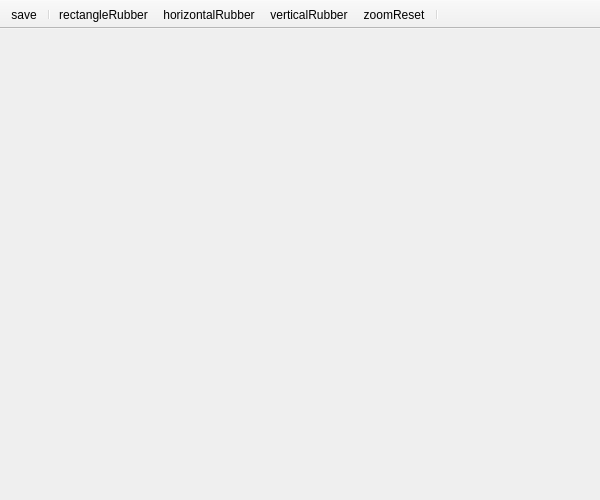
<?xml version="1.0" encoding="UTF-8"?>
<ui version="4.0">
 <class>PlotWindow</class>
 <widget class="QMainWindow" name="PlotWindow">
  <property name="geometry">
   <rect>
    <x>0</x>
    <y>0</y>
    <width>600</width>
    <height>500</height>
   </rect>
  </property>
  <property name="windowTitle">
   <string>Plot</string>
  </property>
  <widget class="QWidget" name="centralwidget">
   <layout class="QGridLayout" name="gridLayout">
    <property name="leftMargin">
     <number>0</number>
    </property>
    <property name="topMargin">
     <number>0</number>
    </property>
    <property name="rightMargin">
     <number>0</number>
    </property>
    <property name="bottomMargin">
     <number>0</number>
    </property>
    <property name="spacing">
     <number>0</number>
    </property>
   </layout>
  </widget>
  <widget class="QToolBar" name="toolBar">
   <property name="windowTitle">
    <string>toolBar</string>
   </property>
   <property name="movable">
    <bool>false</bool>
   </property>
   <property name="iconSize">
    <size>
     <width>18</width>
     <height>18</height>
    </size>
   </property>
   <attribute name="toolBarArea">
    <enum>TopToolBarArea</enum>
   </attribute>
   <attribute name="toolBarBreak">
    <bool>false</bool>
   </attribute>
   <addaction name="saveAction"/>
   <addaction name="separator"/>
   <addaction name="rectangleRubberAction"/>
   <addaction name="horizontalRubberAction"/>
   <addaction name="verticalRubberAction"/>
   <addaction name="zoomResetAction"/>
   <addaction name="separator"/>
  </widget>
  <action name="saveAction">
   <property name="icon">
    <iconset resource="../assets/assets.qrc">
     <normaloff>:/assets/icons/save.svg</normaloff>:/assets/icons/save.svg</iconset>
   </property>
   <property name="text">
    <string>save</string>
   </property>
  </action>
  <action name="rectangleRubberAction">
   <property name="checkable">
    <bool>true</bool>
   </property>
   <property name="icon">
    <iconset resource="../assets/assets.qrc">
     <normaloff>:/assets/icons/arrows.svg</normaloff>:/assets/icons/arrows.svg</iconset>
   </property>
   <property name="text">
    <string>rectangleRubber</string>
   </property>
  </action>
  <action name="verticalRubberAction">
   <property name="checkable">
    <bool>true</bool>
   </property>
   <property name="icon">
    <iconset resource="../assets/assets.qrc">
     <normaloff>:/assets/icons/arrows-v.svg</normaloff>:/assets/icons/arrows-v.svg</iconset>
   </property>
   <property name="text">
    <string>verticalRubber</string>
   </property>
  </action>
  <action name="horizontalRubberAction">
   <property name="checkable">
    <bool>true</bool>
   </property>
   <property name="icon">
    <iconset resource="../assets/assets.qrc">
     <normaloff>:/assets/icons/arrows-h.svg</normaloff>:/assets/icons/arrows-h.svg</iconset>
   </property>
   <property name="text">
    <string>horizontalRubber</string>
   </property>
  </action>
  <action name="zoomResetAction">
   <property name="icon">
    <iconset resource="../assets/assets.qrc">
     <normaloff>:/assets/icons/undo.svg</normaloff>:/assets/icons/undo.svg</iconset>
   </property>
   <property name="text">
    <string>zoomReset</string>
   </property>
  </action>
 </widget>
 <resources>
  <include location="../assets/assets.qrc"/>
 </resources>
 <connections/>
</ui>
